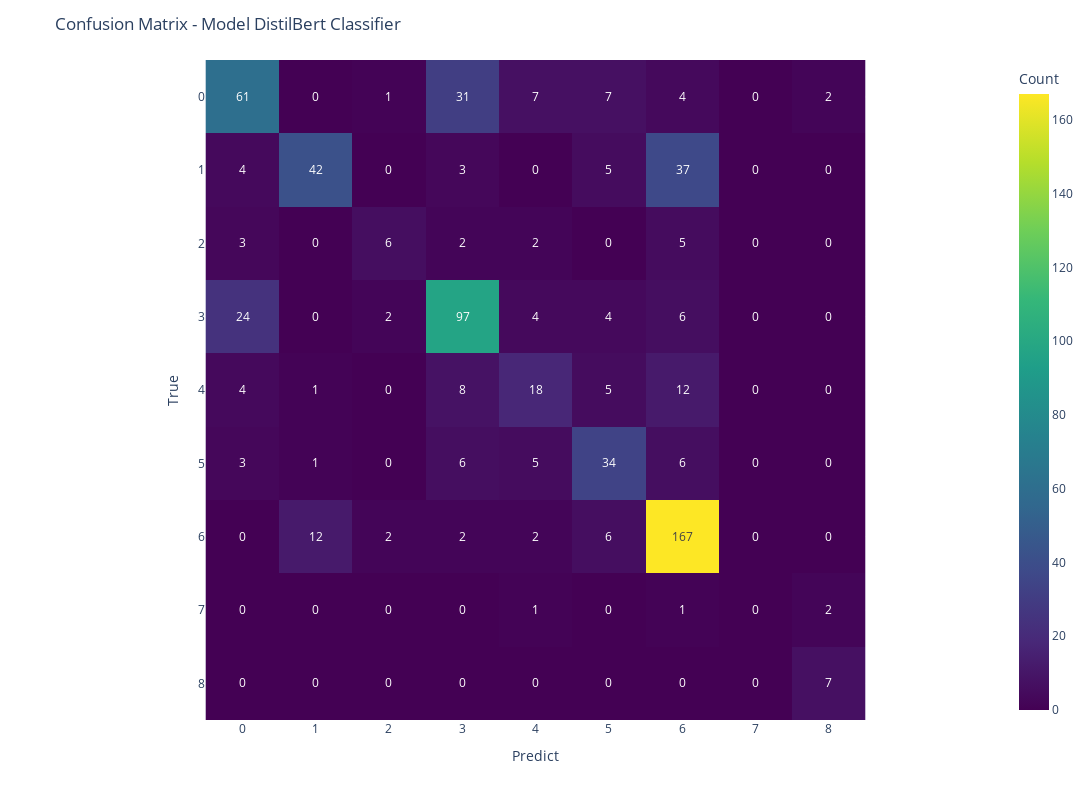

The notebook cell this image was saved under:
### Markdown cell above
### Confusion Matrix

### Code cell
cm_3 = confusion_matrix(y_true_distil, y_pred_class_distil)

fig_cm_3= px.imshow(cm_3, text_auto=True, labels=dict(x="Predict", y="True", color="Count"),
                     x=list(range(9)), y=list(range(9)), color_continuous_scale=px.colors.sequential.Viridis)
fig_cm_3.update_layout(title='Confusion Matrix - Model DistilBert Classifier', width=1200, height=800)
fig_cm_3.show()

### Figure 1 — Plotly figure (JSON) as saved in the notebook; plotly's stock layout.template omitted (floating-point values rounded to 4 significant figures)
{"data": [{"coloraxis": "coloraxis", "hovertemplate": "Predict: %{x}<br>True: %{y}<br>Count: %{z}<extra></extra>", "name": "0", "texttemplate": "%{z}", "type": "heatmap", "x": [0, 1, 2, 3, 4, 5, 6, 7, 8], "xaxis": "x", "y": [0, 1, 2, 3, 4, 5, 6, 7, 8], "yaxis": "y", "z": [[61, 0, 1, 31, 7, 7, 4, 0, 2], [4, 42, 0, 3, 0, 5, 37, 0, 0], [3, 0, 6, 2, 2, 0, 5, 0, 0], [24, 0, 2, 97, 4, 4, 6, 0, 0], [4, 1, 0, 8, 18, 5, 12, 0, 0], [3, 1, 0, 6, 5, 34, 6, 0, 0], [0, 12, 2, 2, 2, 6, 167, 0, 0], [0, 0, 0, 0, 1, 0, 1, 0, 2], [0, 0, 0, 0, 0, 0, 0, 0, 7]]}], "layout": {"coloraxis": {"colorbar": {"title": {"text": "Count"}}, "colorscale": [[0, "#440154"], [0.1111, "#482878"], [0.2222, "#3e4989"], [0.3333, "#31688e"], [0.4444, "#26828e"], [0.5556, "#1f9e89"], [0.6667, "#35b779"], [0.7778, "#6ece58"], [0.8889, "#b5de2b"], [1, "#fde725"]]}, "height": 800, "margin": {"t": 60}, "title": {"text": "Confusion Matrix - Model DistilBert Classifier"}, "width": 1200, "xaxis": {"anchor": "y", "constrain": "domain", "domain": [0, 1], "scaleanchor": "y", "title": {"text": "Predict"}}, "yaxis": {"anchor": "x", "autorange": "reversed", "constrain": "domain", "domain": [0, 1], "title": {"text": "True"}}}}
